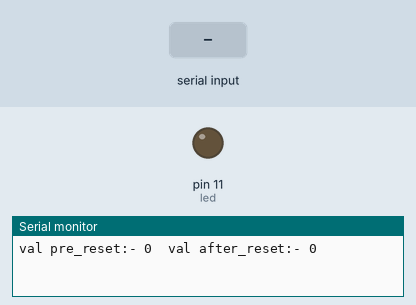
Simulated run of this sketch. Board: Arduino Uno, built with avr-gcc and run on an emulated ATmega328P. Shown: output pins drawn as LEDs (lit = HIGH), the last lines printed to the serial monitor. Dashed ring = blinking. The test bench sets the inputs (shaded band).

Above: at 1.2 s.
1.3 s: "90,45\n" received over Serial
At 1.7 s:
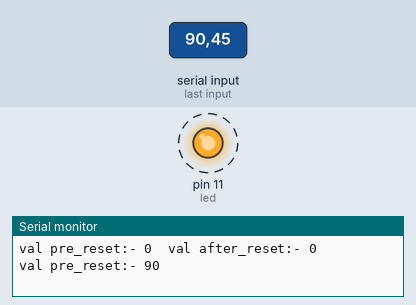
Timing chart, 0 to 10.3 s (numbered marks = the images above; inputs shaded):
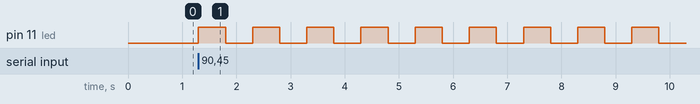

Measured:
- after the input at 1.3 s, pin 11 (led): alternates HIGH for 0.50 s and LOW for 0.50 s, starting at once

The sketch:

flash_uno.ino
```cpp
/*                Receiver
For more details see: http://projectsfromtech.blogspot.com/

Connect the Tx pin of this board to the Rx of the board running Flash_the_LED__Tx.ino
Connect the Grounds of the two boards

Receive an integer value over the serial and
flashes the LED the appropriate number of times
*/
int val = 0;
const int led = 11;
int incoming = 0;

void setup()
{
  Serial.begin(115200);
  pinMode(led, OUTPUT);
}

void loop()
{
 if (Serial.available());
  {
    val = Serial.parseInt();
    Serial.print("val pre_reset:- ");
    Serial.print(val);           //Reads integers as integer rather than ASCI. Anything else returns 0

  for (int i = 0; i < val ; i++)      //Flash the LED the appropriate number of times
  {
    digitalWrite(led, HIGH);
    delay(500);
    digitalWrite(led, LOW);
    delay(500);
  }
  val = 0;
    Serial.print("  val after_reset:- ");
    Serial.println(val);
}

}
```
